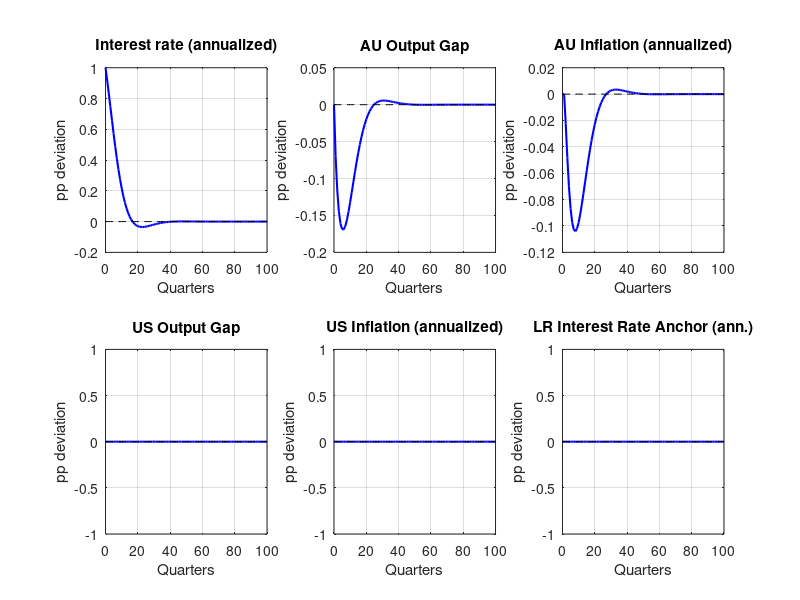

Source code (MATLAB): (Note: this script raises an error after producing the figure.)
%% esat_model.m
% Builds the E-SAT structural VAR for Australia, computes the reduced form,
% checks stability, and generates impulse response functions.
%
% Based on Section 3.1.1 of Banque de France WP #736 (Lemoine et al., 2019),
% adapted for Australia (replacing France) with US (replacing euro area).
%
% Structural form:  A * Z_t = B * Z_{t-1} + eps_t
% Reduced form:     Z_t = H * Z_{t-1} + eta_t,   H = A^{-1} * B
%
% State vector (9x1):
%   Z = [1, yhat_AU, i_AU, pi_AU, yhat_US, pi_US, ibar, pibar_AU, pibar_US]
%         1    2       3      4       5       6      7       8         9
%
% Requires: params.mat (from estimate_esat.m)
% Output:   IRF plots

clear; clc;
fprintf('=== E-SAT Australia: Model & Impulse Responses ===\n\n');

outdir = fileparts(mfilename('fullpath'));
if isempty(outdir), outdir = pwd; end

%% Load parameters
paramfile = fullfile(outdir, 'params.mat');
if exist(paramfile, 'file')
    load(paramfile, 'params');
    fprintf('Loaded estimated parameters from params.mat\n');
    use_estimated = true;
else
    fprintf('params.mat not found. Using calibrated defaults.\n');
    use_estimated = false;
    % Calibrate using French model priors as starting point
    params = struct();
    params.delta       = 0.08;
    params.lambda_q    = 0.73;
    params.sigma_q     = 0.28;
    params.lambda_i    = 0.92;
    params.alpha_i     = 1.50;
    params.beta_i      = 0.50;
    params.lambda_pi   = 0.50;
    params.kappa_pi    = 0.08;
    params.lambda_q_us = 0.90;
    params.lambda_pi_us = 0.35;
    params.kappa_pi_us  = 0.04;
    params.lambda_ibar    = 0.985;
    params.lambda_pibar   = 0.93;
    params.lambda_pibar_us = 0.93;
    params.i_ss        = 4.5/4;   % quarterly
    params.pi_ss_au    = 2.5/4;
    params.pi_ss_us    = 2.0/4;
    params.i_bar_annual = 4.5;
    params.pi_bar_au_annual = 2.5;
    params.pi_bar_us_annual = 2.0;
end

%% Extract parameters (short names)
delta       = params.delta;
lam_q       = params.lambda_q;
sig_q       = params.sigma_q;
lam_i       = params.lambda_i;
alpha_i     = params.alpha_i;
beta_i      = params.beta_i;
lam_pi      = params.lambda_pi;
kap_pi      = params.kappa_pi;
lam_q_us    = params.lambda_q_us;
lam_pi_us   = params.lambda_pi_us;
kap_pi_us   = params.kappa_pi_us;
lam_ibar    = params.lambda_ibar;
lam_pibar   = params.lambda_pibar;
lam_pibar_us = params.lambda_pibar_us;
i_ss        = params.i_ss;          % quarterly
pi_ss_au    = params.pi_ss_au;      % quarterly
pi_ss_us    = params.pi_ss_us;      % quarterly

%% -----------------------------------------------------------------------
%  Build structural matrices A and B (9x9)
%  -----------------------------------------------------------------------
% State ordering: [1, yhat_AU, i, pi_AU, yhat_US, pi_US, ibar, pibar_AU, pibar_US]
%                  1    2      3    4       5        6      7      8         9

fprintf('\nBuilding structural matrices A and B...\n');

% --- A matrix ---
% Row 1: 1 = 1                             (intercept identity)
% Row 2: yhat_AU - delta*yhat_US = ...     (AU IS)
% Row 3: i - ibar = ...                    (Taylor rule: i - ibar)
% Row 4: pi_AU - pibar_AU = ...            (AU Phillips)
% Row 5: yhat_US = ...                     (US IS)
% Row 6: pi_US - pibar_US = ...            (US Phillips)
% Row 7: ibar = ...                        (LR rate anchor)
% Row 8: pibar_AU = ...                    (LR AU pi anchor)
% Row 9: pibar_US = ...                    (LR US pi anchor)

A = zeros(9,9);
A(1,1) = 1;
A(2,2) = 1;  A(2,5) = -delta;           % yhat_AU - delta*yhat_US
A(3,3) = 1;  A(3,7) = -1;               % i - ibar
A(4,4) = 1;  A(4,8) = -1;               % pi_AU - pibar_AU
A(5,5) = 1;                              % yhat_US
A(6,6) = 1;  A(6,9) = -1;               % pi_US - pibar_US
A(7,7) = 1;                              % ibar
A(8,8) = 1;                              % pibar_AU
A(9,9) = 1;                              % pibar_US

% --- B matrix ---
%       1              2(yhat_AU) 3(i)     4(pi_AU) 5(yhat_US) 6(pi_US) 7(ibar) 8(pibar_AU) 9(pibar_US)
B = zeros(9,9);

% Row 1: intercept
B(1,1) = 1;

% Row 2: AU IS curve
% RHS: lambda_q*yhat_AU(-1) - sigma_q*(i(-1) - pi_AU(-1) - ibar(-1) + pibar_AU(-1))
%     = lambda_q*yhat_AU(-1) - sigma_q*i(-1) + sigma_q*pi_AU(-1) + sigma_q*ibar(-1) - sigma_q*pibar_AU(-1)
B(2,2) = lam_q;          % yhat_AU(-1)
B(2,3) = -sig_q;         % i(-1)
B(2,4) = sig_q;          % pi_AU(-1)
B(2,7) = sig_q;          % ibar(-1)
B(2,8) = -sig_q;         % pibar_AU(-1)

% Row 3: Taylor rule (RBA) - KEY DIFFERENCE from French model
% RHS: lambda_i*(i(-1) - ibar(-1)) + (1-lam_i)*(alpha*pi_AU_gap(-1) + beta*yhat_AU(-1))
%     = lambda_i*i(-1) - lambda_i*ibar(-1)
%       + (1-lam_i)*alpha*pi_AU(-1) - (1-lam_i)*alpha*pibar_AU(-1)
%       + (1-lam_i)*beta*yhat_AU(-1)
B(3,2) = (1-lam_i)*beta_i;              % yhat_AU(-1)  <-- domestic, unlike French model
B(3,3) = lam_i;                          % i(-1)
B(3,4) = (1-lam_i)*alpha_i;             % pi_AU(-1)    <-- domestic, unlike French model
B(3,7) = -lam_i;                         % ibar(-1)
B(3,8) = -(1-lam_i)*alpha_i;            % pibar_AU(-1) <-- domestic, unlike French model

% Row 4: AU Phillips curve
% RHS: lambda_pi*(pi_AU(-1) - pibar_AU(-1)) + kappa_pi*yhat_AU(-1)
B(4,2) = kap_pi;         % yhat_AU(-1)
B(4,4) = lam_pi;         % pi_AU(-1)
B(4,8) = -lam_pi;        % pibar_AU(-1)

% Row 5: US IS curve (simplified AR1)
B(5,5) = lam_q_us;       % yhat_US(-1)

% Row 6: US Phillips curve
% RHS: lambda_pi_us*(pi_US(-1) - pibar_US(-1)) + kappa_pi_us*yhat_US(-1)
B(6,5) = kap_pi_us;      % yhat_US(-1)
B(6,6) = lam_pi_us;      % pi_US(-1)
B(6,9) = -lam_pi_us;     % pibar_US(-1)

% Row 7: LR interest rate anchor
B(7,1) = (1-lam_ibar)*i_ss;   % intercept: (1-lambda_ibar)*i_ss
B(7,7) = lam_ibar;             % ibar(-1)

% Row 8: LR AU inflation anchor
B(8,1) = (1-lam_pibar)*pi_ss_au;
B(8,8) = lam_pibar;

% Row 9: LR US inflation anchor
B(9,1) = (1-lam_pibar_us)*pi_ss_us;
B(9,9) = lam_pibar_us;

%% -----------------------------------------------------------------------
%  Compute reduced form
%  -----------------------------------------------------------------------
fprintf('Computing reduced-form matrix H = A\\B ...\n');
H = A \ B;

%% -----------------------------------------------------------------------
%  Stability check
%  -----------------------------------------------------------------------
eigenvalues = eig(H);
eigmods = abs(eigenvalues);

fprintf('\nEigenvalues of H:\n');
for k = 1:length(eigenvalues)
    ev = eigenvalues(k);
    if imag(ev) ~= 0
        fprintf('  %2d: %8.4f + %8.4fi  (|.| = %.4f)\n', k, real(ev), imag(ev), abs(ev));
    else
        fprintf('  %2d: %8.4f              (|.| = %.4f)\n', k, real(ev), abs(ev));
    end
end

% The intercept row produces a unit eigenvalue (1.0) by construction.
% Exclude it from the stability check.
dynamic_eigmods = eigmods(abs(eigmods - 1.0) > 1e-8);
max_eigmod = max(dynamic_eigmods);

fprintf('\nMax eigenvalue modulus (excl. intercept): %.6f\n', max_eigmod);
if max_eigmod < 1
    fprintf('  => STABLE (all dynamic eigenvalues inside unit circle)\n');
else
    fprintf('  => WARNING: UNSTABLE (eigenvalue(s) outside unit circle)\n');
end

%% -----------------------------------------------------------------------
%  Impulse Response Functions
%  -----------------------------------------------------------------------
nIRF = 100;  % quarters (25 years)

% Structural shock identification: eps_t enters via A^{-1}
% Shock to the k-th structural equation = column k of A^{-1}
Ainv = inv(A);

% Variable names for plotting
varnames = {'Intercept', 'AU Output Gap', 'Interest Rate', 'AU Inflation', ...
            'US Output Gap', 'US Inflation', 'LR Rate Anchor', ...
            'LR AU Infl. Anchor', 'LR US Infl. Anchor'};

%% --- IRF 1: Interest rate shock (+0.25pp quarterly = +1pp annualized) ---
fprintf('\n--- Computing IRF: Interest rate shock (+1pp annualized) ---\n');

shock_size_i = 0.25;  % quarterly (= 1pp annualized)
% Shock enters the Taylor rule (equation 3)
shock_vec_i = zeros(9,1);
shock_vec_i(3) = shock_size_i;

% The structural shock propagates as: eta_0 = A^{-1} * eps
% Then Z_1 = H*Z_0 + A^{-1}*eps (where Z_0 = steady state with intercept=1)
% For IRF, we track deviations from steady state: dZ_t
% dZ_0 = A^{-1} * shock_vec_i
% dZ_t = H * dZ_{t-1}  for t >= 1

irf_i = zeros(9, nIRF+1);
irf_i(:,1) = Ainv * shock_vec_i;  % impact (t=0)
for t = 2:(nIRF+1)
    irf_i(:,t) = H * irf_i(:,t-1);
end

% But the shock also persists through ibar (the LR anchor in E-SAT receives
% the shock via the Taylor rule equation and ibar process).
% Actually, in the E-SAT model, the interest rate shock enters through
% the Taylor rule residual. The persistence comes from lambda_i in the
% Taylor rule and lambda_ibar in the anchor equation.
% The reduced form H already captures all these dynamics.

%% --- IRF 2: US output gap shock (+1pp) ---
fprintf('--- Computing IRF: US output gap shock (+1pp) ---\n');

shock_size_us = 1.0;  % 1pp
shock_vec_us = zeros(9,1);
shock_vec_us(5) = shock_size_us;  % US IS equation

irf_us = zeros(9, nIRF+1);
irf_us(:,1) = Ainv * shock_vec_us;
for t = 2:(nIRF+1)
    irf_us(:,t) = H * irf_us(:,t-1);
end

%% -----------------------------------------------------------------------
%  Plot IRFs
%  -----------------------------------------------------------------------
quarters = 0:nIRF;

% --- Figure 1: Interest rate shock (analogous to paper's Figure 3.1.2) ---
figure('Name', 'IRF: Interest Rate Shock (+1pp annualized)', ...
       'Position', [50 50 1100 700]);

subplot(2,3,1);
plot(quarters, irf_i(3,:)*4, 'b-', 'LineWidth', 1.5); hold on;
plot(quarters, zeros(size(quarters)), 'k--', 'LineWidth', 0.5);
title('Interest rate (annualized)');
ylabel('pp deviation'); xlabel('Quarters');
grid on;

subplot(2,3,2);
plot(quarters, irf_i(2,:), 'b-', 'LineWidth', 1.5); hold on;
plot(quarters, zeros(size(quarters)), 'k--', 'LineWidth', 0.5);
title('AU Output Gap');
ylabel('pp deviation'); xlabel('Quarters');
grid on;

subplot(2,3,3);
plot(quarters, irf_i(4,:)*4, 'b-', 'LineWidth', 1.5); hold on;
plot(quarters, zeros(size(quarters)), 'k--', 'LineWidth', 0.5);
title('AU Inflation (annualized)');
ylabel('pp deviation'); xlabel('Quarters');
grid on;

subplot(2,3,4);
plot(quarters, irf_i(5,:), 'b-', 'LineWidth', 1.5); hold on;
plot(quarters, zeros(size(quarters)), 'k--', 'LineWidth', 0.5);
title('US Output Gap');
ylabel('pp deviation'); xlabel('Quarters');
grid on;

subplot(2,3,5);
plot(quarters, irf_i(6,:)*4, 'b-', 'LineWidth', 1.5); hold on;
plot(quarters, zeros(size(quarters)), 'k--', 'LineWidth', 0.5);
title('US Inflation (annualized)');
ylabel('pp deviation'); xlabel('Quarters');
grid on;

subplot(2,3,6);
% Show the long-run interest rate anchor response
plot(quarters, irf_i(7,:)*4, 'b-', 'LineWidth', 1.5); hold on;
plot(quarters, zeros(size(quarters)), 'k--', 'LineWidth', 0.5);
title('LR Interest Rate Anchor (ann.)');
ylabel('pp deviation'); xlabel('Quarters');
grid on;

sgtitle('E-SAT Australia: IRF to +1pp Interest Rate Shock', 'FontSize', 14);

% Save figure
saveas(gcf, fullfile(outdir, 'irf_interest_rate.png'));
fprintf('Saved: irf_interest_rate.png\n');

% --- Figure 2: US output gap shock (analogous to paper's Figure 3.1.3) ---
figure('Name', 'IRF: US Output Gap Shock (+1pp)', ...
       'Position', [100 100 1100 700]);

subplot(2,3,1);
plot(quarters, irf_us(5,:), 'r-', 'LineWidth', 1.5); hold on;
plot(quarters, zeros(size(quarters)), 'k--', 'LineWidth', 0.5);
title('US Output Gap');
ylabel('pp deviation'); xlabel('Quarters');
grid on;

subplot(2,3,2);
plot(quarters, irf_us(2,:), 'r-', 'LineWidth', 1.5); hold on;
plot(quarters, zeros(size(quarters)), 'k--', 'LineWidth', 0.5);
title('AU Output Gap');
ylabel('pp deviation'); xlabel('Quarters');
grid on;

subplot(2,3,3);
plot(quarters, irf_us(4,:)*4, 'r-', 'LineWidth', 1.5); hold on;
plot(quarters, zeros(size(quarters)), 'k--', 'LineWidth', 0.5);
title('AU Inflation (annualized)');
ylabel('pp deviation'); xlabel('Quarters');
grid on;

subplot(2,3,4);
plot(quarters, irf_us(3,:)*4, 'r-', 'LineWidth', 1.5); hold on;
plot(quarters, zeros(size(quarters)), 'k--', 'LineWidth', 0.5);
title('Interest Rate (annualized)');
ylabel('pp deviation'); xlabel('Quarters');
grid on;

subplot(2,3,5);
plot(quarters, irf_us(6,:)*4, 'r-', 'LineWidth', 1.5); hold on;
plot(quarters, zeros(size(quarters)), 'k--', 'LineWidth', 0.5);
title('US Inflation (annualized)');
ylabel('pp deviation'); xlabel('Quarters');
grid on;

subplot(2,3,6);
% Blank or additional diagnostic
text(0.5, 0.5, sprintf('Max |eig(H)| = %.4f\n\\delta = %.3f\n\\lambda_q = %.3f', ...
    max_eigmod, delta, lam_q), ...
    'Units', 'normalized', 'HorizontalAlignment', 'center', 'FontSize', 11);
title('Model Diagnostics');
axis off;

sgtitle('E-SAT Australia: IRF to +1pp US Output Gap Shock', 'FontSize', 14);

saveas(gcf, fullfile(outdir, 'irf_us_output_gap.png'));
fprintf('Saved: irf_us_output_gap.png\n');

%% -----------------------------------------------------------------------
%  Print key model diagnostics
%  -----------------------------------------------------------------------
fprintf('\n=== Key Diagnostics ===\n');
fprintf('  Max eigenvalue modulus:        %.4f\n', max_eigmod);
fprintf('  AU Phillips slope (annual):    %.3f  [kappa/(1-lambda_pi)*4]\n', ...
    kap_pi / (1 - lam_pi) * 4);
fprintf('  Interest rate persistence:     %.3f\n', lam_i);
fprintf('  AU-US output co-movement:      %.3f\n', delta);

% Peak effects of interest rate shock
[min_ygap, idx_ygap] = min(irf_i(2,:));
[min_pi, idx_pi] = min(irf_i(4,:)*4);
fprintf('  IR shock -> AU output gap trough: %.3f pp at Q%d\n', min_ygap, idx_ygap-1);
fprintf('  IR shock -> AU inflation trough:  %.3f pp (ann.) at Q%d\n', min_pi, idx_pi-1);

% Peak effects of US output gap shock
[max_au_ygap, idx_au] = max(irf_us(2,:));
fprintf('  US shock -> AU output gap peak:   %.3f pp at Q%d\n', max_au_ygap, idx_au-1);

fprintf('\n=== E-SAT Model complete ===\n');
